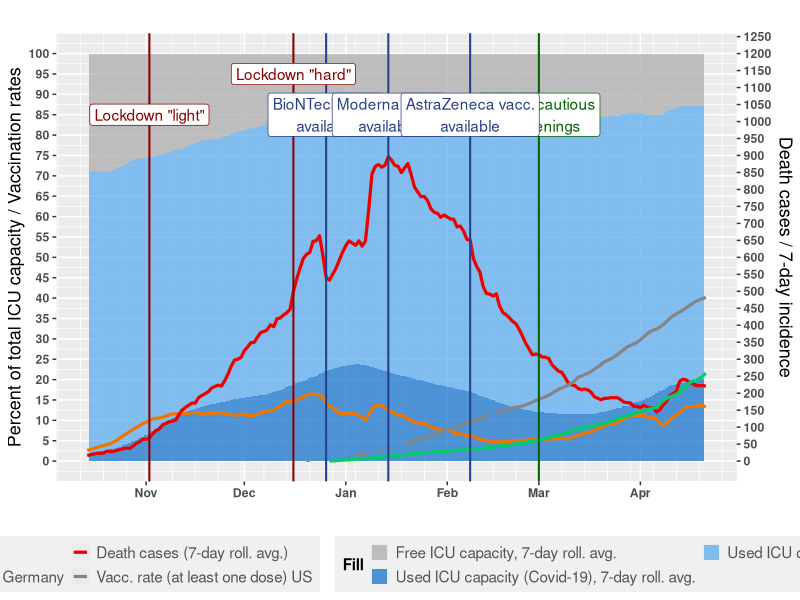

Recreate this plot in R.
library(ggplot2)
library(ggrepel)
library(reshape2)
library(scales)
library(tidyverse)
library(lubridate)
library(stringr)


Sys.setlocale("LC_ALL","English")


# --------------- Support functions ---------------

# Moving average
ma <- function(x, order = 7) {
  res <- c()
  for(i in 1:NROW(x)) {
    if(i < order) res <- append(res, NA)
    else res <- append(res, mean(x[c(i:(i-order+1))], na.rm = TRUE))
  }
  return(res)
}



# --------------- Data on ICU capacity and its usage ---------------

divi <- as_tibble(read.csv("icu_usage.csv", header = TRUE, sep =";"))
divi <- divi[divi$Bundesland == "DEUTSCHLAND",]
divi <- divi[, c(1,4,5,6)]
names(divi) <- c("date", "covid", "used", "free")
divi$date <- ymd(substr(divi$date, 1, 10))

divi$capacity <- divi$used + divi$free
divi$usedp <- (divi$used / divi$capacity) * 100
divi$covidp <- (divi$covid / divi$capacity) * 100

divi$usedp <- ma(divi$usedp)
divi$covidp <- ma(divi$covidp)

divi$freep <- 100 - divi$usedp
divi$noncovidp <- divi$usedp - divi$covidp

divi <- divi[divi$date >= ymd("2020-10-01"), ]
divi <- divi[,c ("date", "freep", "noncovidp", "covidp")]



# --------------- Data on deaths and incidence ---------------

deaths <- as_tibble(read.csv("deaths.csv", sep = ";", header = TRUE, stringsAsFactors = FALSE))
deaths <- deaths[,c(1,2,4,5,6)]
names(deaths) <- c("date", "cases", "newcases", "deaths", "newdeaths")
deaths$date <- dmy(deaths$date)
deaths$newdeaths <- ma(deaths$newdeaths)

inc <- as_tibble(read.csv("incidence.csv", sep = ";", dec = ",", header = TRUE, stringsAsFactors = FALSE))[17, -1]
inc <- t(inc)
inc <- cbind(inc, row.names(inc))
inc <- as_tibble(inc)
inc <- inc[!is.na(inc[,1]),]
inc <- inc[2:NROW(inc),]
names(inc) <- c("incidence", "date")
inc$date <- dmy(str_replace(inc$date, "X", ""))
class(inc$incidence) <- "numeric"



# --------------- Data on vaccinations ---------------

# Germany
vacc_de <- as_tibble(read.csv("vaccinations_de.csv", sep = ";", header = TRUE, stringsAsFactors = FALSE))
names(vacc_de)[1] <- "date"
population <- 83190556
vacc_de <- vacc_de[,c("date",
                      "personen_erst_kumulativ",
                      "personen_voll_kumulativ",
                      "impf_quote_erst",
                      "impf_quote_voll")]
names(vacc_de) <- c("date",
                    "firstvacc_de",
                    "secvacc_de",
                    "firstvaccrate_de",
                    "secvaccrate_de")
vacc_de$firstvaccrate_de <- vacc_de$firstvaccrate_de * 100
vacc_de$secvaccrate_de <- vacc_de$secvaccrate_de * 100
vacc_de$date <- dmy(vacc_de$date)

# United States
vacc_us <- as_tibble(read.csv("vaccinations_us.csv", sep = ",", header = TRUE, stringsAsFactors = FALSE))
names(vacc_us) <- c("country", "code", "date", "firstvaccrate_us")
vacc_us$date <- ymd(vacc_us$date)
vacc_us$firstvaccrate_us <- vacc_us$firstvaccrate_us
vacc_us <- vacc_us[vacc_us$country == "United States",]
vacc_us <- vacc_us[, c(3:NCOL(vacc_us))]



# --------------- Merge and melt dataset ---------------

full <- inner_join(divi, deaths, by = c("date"))
full <- inner_join(full, inc, by = c("date"))
full <- left_join(full, vacc_de, by = c("date"))
full <- left_join(full, vacc_us, by = c("date"))
full <- full[full$date >= ymd("2020-10-14") &  full$date <= ymd("2021-04-21"), ]
full.long <- melt(full, id.vars = "date", value.name = "val")


# --------------- Graphs ---------------

coeff1 <- 12
graph <- ggplot() +
  geom_bar(data = subset(full.long, variable %in% c("freep", "covidp", "noncovidp")),
           aes(x = date, y = val, fill = variable), stat = "identity", width = 1,
           alpha = 0.75) +
  geom_line(data = subset(full.long, variable %in% c("incidence")),
            aes(x = date, y = val/coeff1, color = "col1"), size = 1.1) +
  geom_line(data = subset(full.long, variable %in% c("newdeaths")),
            aes(x = date, y = val/coeff1, color = "col2"), size = 1.1) +
  geom_line(data = subset(full.long, variable %in% c("firstvaccrate_de")),
            aes(x = date, y = val, color = "col3"), size = 1.1) +
  geom_line(data = subset(full.long, variable %in% c("firstvaccrate_us")),
            aes(x = date, y = val, color = "col4"), size = 1.1) +
  geom_vline(xintercept = ymd("2020-12-16"), linetype="solid", color = "red4",
             size=0.7) +
  geom_vline(xintercept = ymd("2020-11-02"), linetype="solid", color = "red4",
             size=0.7) +
  geom_vline(xintercept = ymd("2021-03-01"), linetype="solid", color = "darkgreen",
             size=0.7) +
  geom_vline(xintercept = ymd("2020-12-26"), linetype="solid", color = "royalblue4",
             size=0.7) +
  geom_vline(xintercept = ymd("2021-01-14"), linetype="solid", color = "royalblue4",
             size=0.7) +
  geom_vline(xintercept = ymd("2021-02-08"), linetype="solid", color = "royalblue4",
             size=0.7) +
  geom_label(aes(x = ymd("2020-11-02"), y = 85, label = "Lockdown \"light\""),
             fill = "white", color = "red4") +
  geom_label(aes(x = ymd("2020-12-16"), y = 95, label = "Lockdown \"hard\""),
             fill = "white", color = "red4") +
  geom_label(aes(x = ymd("2021-03-01"), y = 85, label = "Start of cautious\nre-openings"),
             fill = "white", color = "darkgreen") +
  geom_label(aes(x = ymd("2020-12-26"), y = 85, label = "BioNTech vacc.\navailable"),
             fill = "white", color = "royalblue4") +
  geom_label(aes(x = ymd("2021-01-14"), y = 85, label = "Moderna vacc.\navailable"),
             fill = "white", color = "royalblue4") +
  geom_label(aes(x = ymd("2021-02-08"), y = 85, label = "AstraZeneca vacc.\navailable"),
             fill = "white", color = "royalblue4") +
  geom_text_repel(aes(label = round(val, 1), x = date, y = val/coeff1),
                  data = full.long[full.long$date == max(full.long$date) & full.long$variable == "incidence",],
                  size = 3.5, fontface = "bold", color = "darkorange2", nudge_x = 1,
                  segment.colour = "transparent") +
  geom_text_repel(aes(label = round(val, 1), x = date, y = val/coeff1),
                  data = full.long[full.long$date == max(full.long$date) & full.long$variable == "newdeaths",],
                  size = 3.5, fontface = "bold", color = "red2", nudge_x = 1,
                  nudge_y = 0, segment.colour = "transparent") +
  geom_text_repel(aes(label = round(val, 1), x = date, y = val),
                  data = full.long[full.long$date == max(full.long$date) & full.long$variable == "firstvaccrate_de",],
                  size = 3.5, fontface = "bold", color = "springgreen3", nudge_x = 1,
                  nudge_y = 0, segment.colour = "transparent") +
  geom_text_repel(aes(label = round(val, 1), x = date, y = val),
                  data = full.long[full.long$date == max(full.long$date) & full.long$variable == "firstvaccrate_us",],
                  size = 3.5, fontface = "bold", color = "gray52", nudge_x = 1,
                  segment.colour = "transparent") +
  geom_text_repel(aes(label = round(val, 1), x = date, y = val),
                  data = full.long[full.long$date == max(full.long$date) & full.long$variable == "covidp",],
                  size = 3.5, fontface = "bold", color = "dodgerblue3", nudge_x = 2,
                  nudge_y = -13, segment.colour = "transparent") +
  geom_text_repel(aes(label = round(val, 1), x = date, y = val),
                  data = full.long[full.long$date == max(full.long$date) & full.long$variable == "noncovidp",],
                  size = 3.5, fontface = "bold", color = "steelblue2", nudge_x = 1,
                  segment.colour = "transparent") +
  geom_text_repel(aes(label = round(val, 1), x = date, y = val),
                  data = full.long[full.long$date == max(full.long$date) & full.long$variable == "freep",],
                  size = 3.5, fontface = "bold", color = "gray68", nudge_x = 2, nudge_y = 80,
                  segment.colour = "transparent") +
  scale_fill_manual(values = c("freep" = "gray68",
                               "noncovidp" = "steelblue2",
                               "covidp" = "dodgerblue3"),
                    labels = c("freep" = "Free ICU capacity, 7-day roll. avg.",
                               "noncovidp" = "Used ICU capacity (non-Covid-19), 7-day roll. avg.",
                               "covidp" = "Used ICU capacity (Covid-19), 7-day roll. avg.")) +
  scale_color_manual(values = c(col1 = "darkorange2",
                                col2 = "red2",
                                col3 = "springgreen3",
                                col4 = "gray52"),
                     labels = c("7-day incidence",
                                "Death cases (7-day roll. avg.)",
                                "Vacc. rate (at least one dose) Germany",
                                "Vacc. rate (at least one dose) US")) +
  scale_y_continuous(breaks = seq(0, 100, 5),
                     sec.axis = sec_axis(~.*coeff1, name = "Death cases / 7-day incidence",
                                         breaks = seq(0, 1250, by = 50))) +
  scale_x_date(date_breaks = waiver(), date_minor_breaks = "1 week",
               limits = c(min(full.long$date), max(full.long$date))) +
  labs(title = "",
       x = "", y = "Percent of total ICU capacity / Vaccination rates",
       fill = "Fill", color = "Lines") +
  theme(text = element_text(size = 11, face = "bold"),
        legend.text = element_text(size = 11, colour = "grey33", face = "plain"),
        legend.position = "bottom",
        legend.key.size = unit(12, "points"),
        legend.background = element_rect(fill = "gray94"),
        axis.title = element_text(size = 13, face = "plain")) +
  guides(fill = guide_legend(nrow = 2, byrow = TRUE),
         color = guide_legend(nrow = 2, byrow = TRUE))
